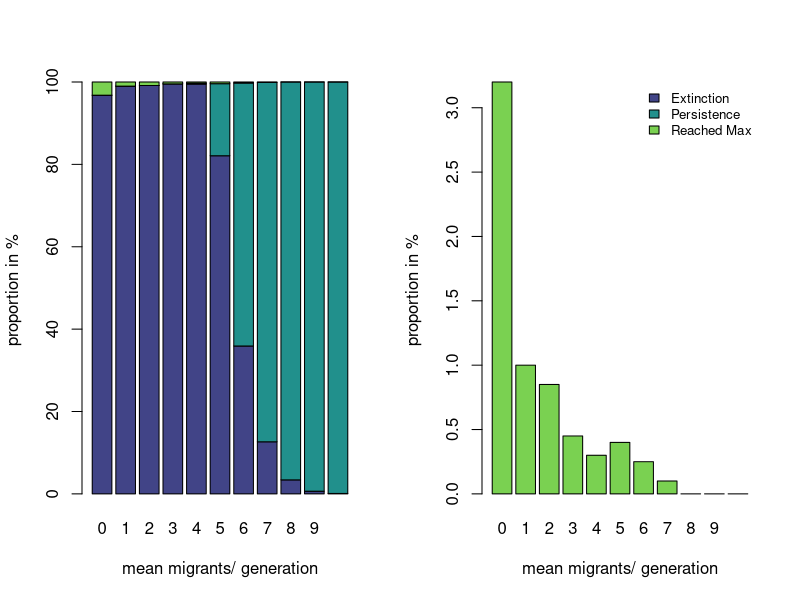
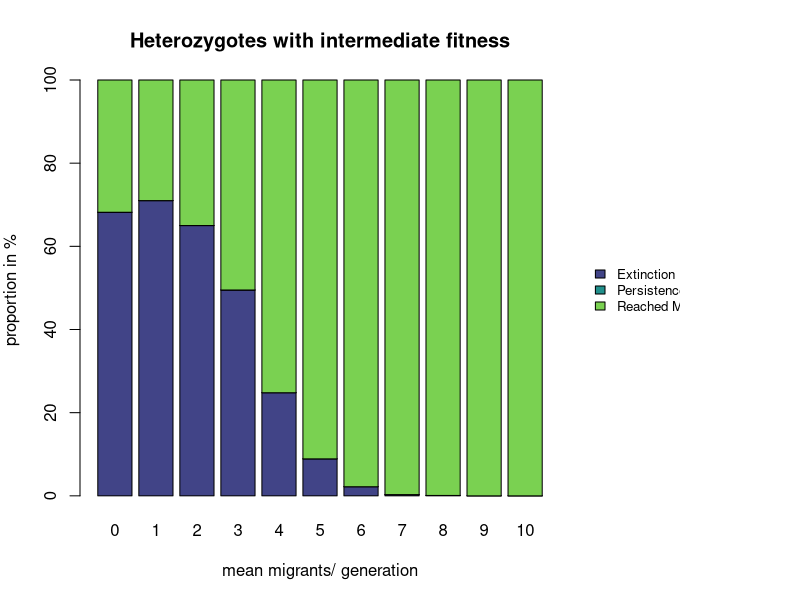
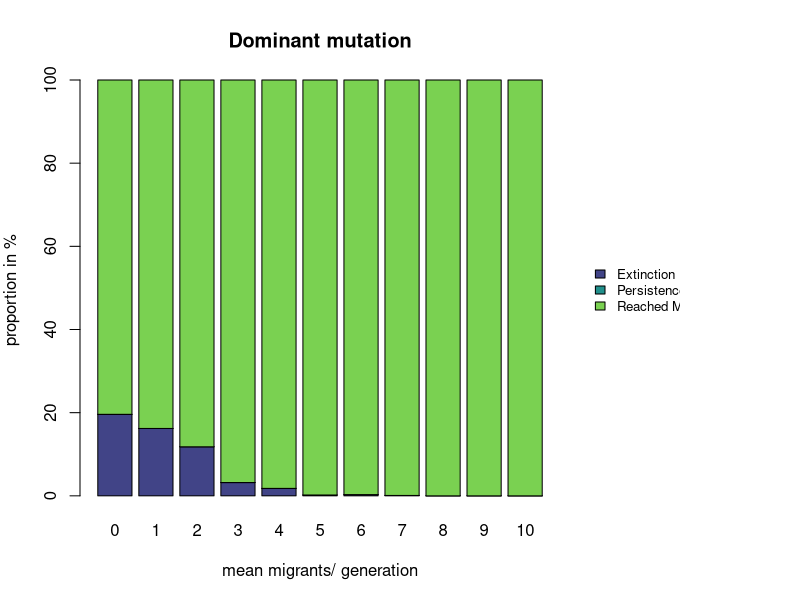
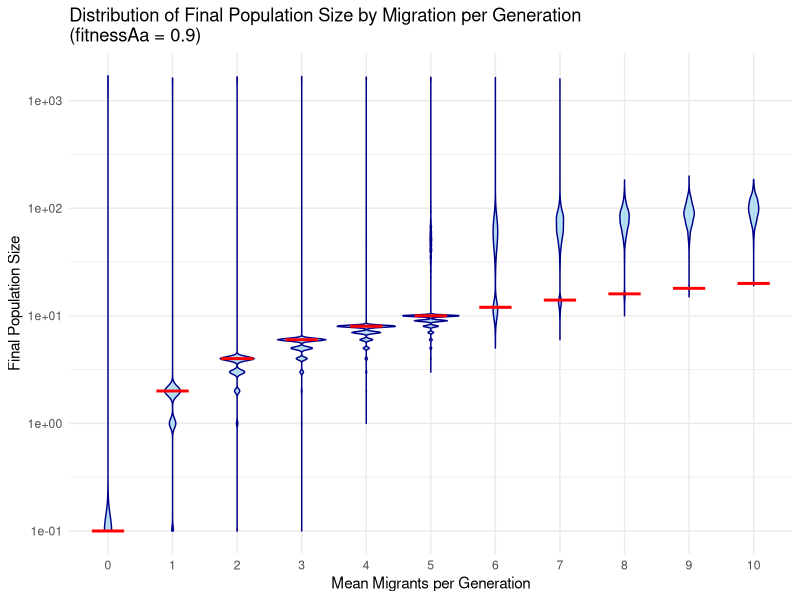
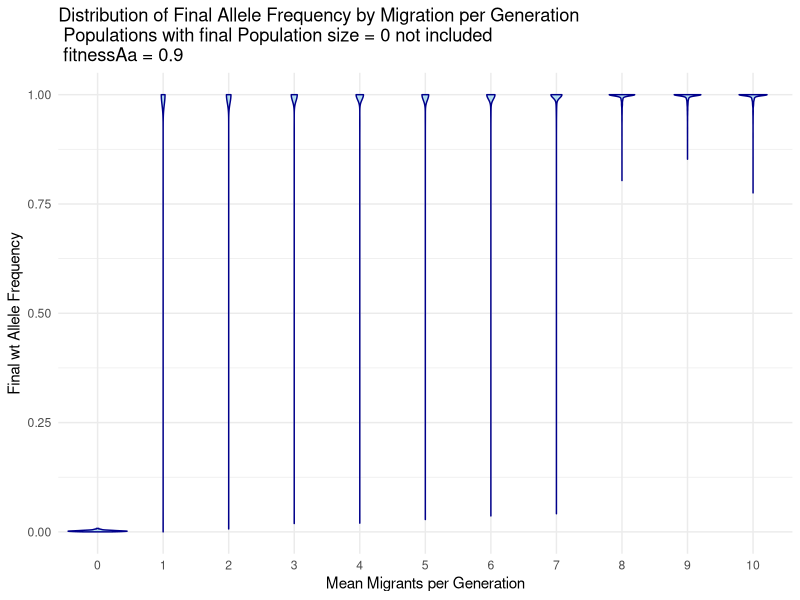
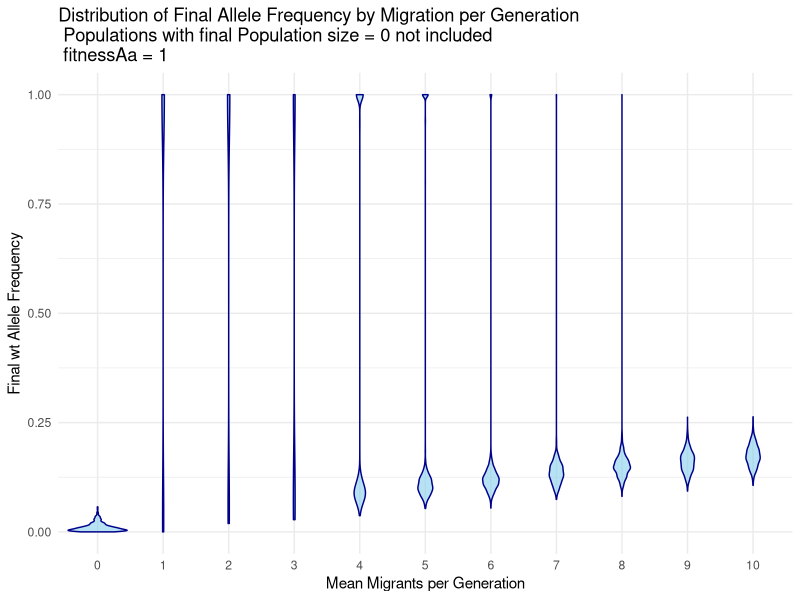
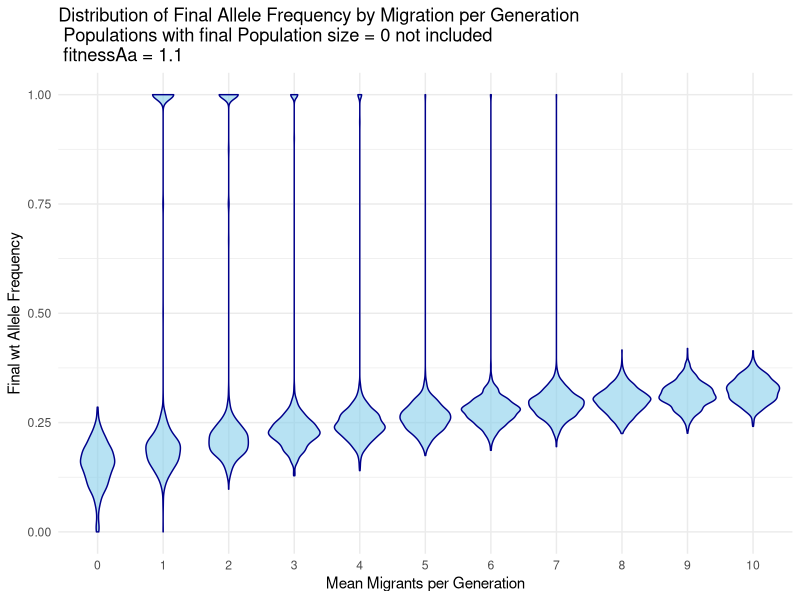
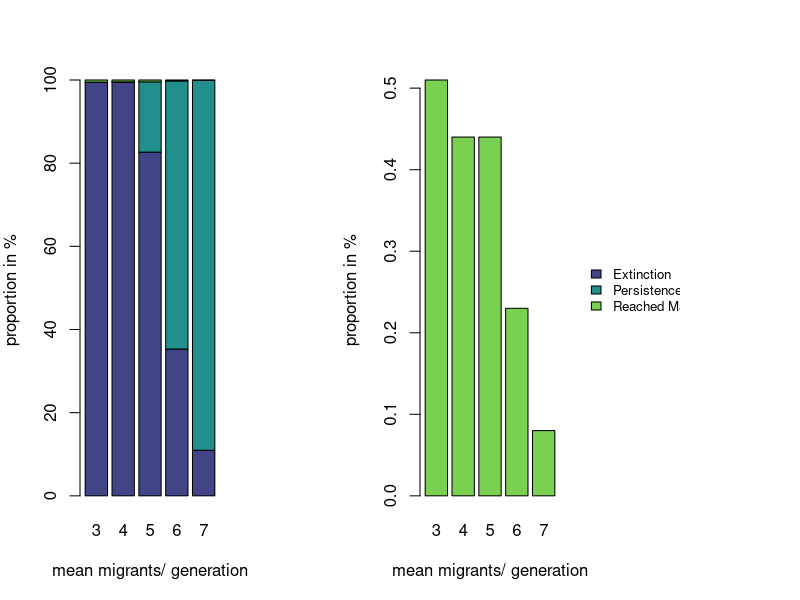

Recreate these plots in R, in order.
## ---- chunk 1
# Analysis for the presentation
setwd("C:/Users/flori/OneDrive/Dokumente/Studium/THEE researchpractical/TEE_Shadowvalley")
# get the data frame
df <- read.csv("Data_29_10_2024.csv")
## ---- chunk 2
# make a matrix with the amount of each outcome per mig rate
mig <- matrix(NA,nrow = 3, ncol = 11)
for (i in 0:(ncol(mig)-1)){
  mig[,i+1] <- c(sum(df$success[df$migration_per_gen == i & df$fitnessAa ==0.9] == "extinction"),
                 sum(df$success[df$migration_per_gen == i & df$fitnessAa ==0.9] == "medium"),
                 sum(df$success[df$migration_per_gen == i & df$fitnessAa ==0.9] == "reached_max"))
}
# translate it into %
mig <- mig/20
## ---- chunk 3
library("viridis")
colors <- viridis(3,begin = 0.2,end = 0.8)
par(mfrow = (c(1,2)))
barplot(mig, col = colors, names.arg = 0:10, xlab = "mean migrants/ generation", ylab ="proportion in %")
barplot(mig[3,], names.arg = 0:10, col = colors[3],xlab = "mean migrants/ generation", ylab ="proportion in %")
legend("topright", legend = c("Extinction", "Persistence", "Reached Max"), fill = colors, bty = "n", cex = 0.8)
## ---- chunk 4
mig1and1.1 <- matrix(NA,nrow = 3, ncol = 22)
x <- 0
for (j in c(1,1.1)){
  for (i in 0:(ncol(mig)-1)){
    mig1and1.1[,i+1+x] <- c(sum(df$success[df$migration_per_gen == i & df$fitnessAa ==j] == "extinction"),
                      sum(df$success[df$migration_per_gen == i & df$fitnessAa ==j] == "medium"),
                      sum(df$success[df$migration_per_gen == i & df$fitnessAa ==j] == "reached_max"))
  }
  x <- x+11
}
mig1and1.1 <- mig1and1.1/10
## ---- chunk 5
library("viridis")
colors <- viridis(3,begin = 0.2,end = 0.8)
par(mfrow = c(1, 1), mar = c(5, 4, 4, 6), oma = c(0, 0, 0, 6))
barplot(mig1and1.1[,1:11], col = colors, names.arg = 0:10, xlab = "mean migrants/ generation", ylab ="proportion in %", main = "Heterozygotes with intermediate fitness")
par(xpd = TRUE)  # Allows plotting outside the plot region
legend("right", inset = -0.3, legend = c("Extinction", "Persistence", "Reached Max"), fill = colors, bty = "n", cex = 0.8)
## ---- chunk 6
library("viridis")
colors <- viridis(3,begin = 0.2,end = 0.8)
par(mfrow = c(1, 1), mar = c(5, 4, 4, 6), oma = c(0, 0, 0, 6))
barplot(mig1and1.1[,12:22], col = colors, names.arg = 0:10, xlab = "mean migrants/ generation", ylab ="proportion in %", main = "Dominant mutation")
par(xpd = TRUE)  # Allows plotting outside the plot region
legend("right", inset = -0.3, legend = c("Extinction", "Persistence", "Reached Max"), fill = colors, bty = "n", cex = 0.8)
## ---- chunk 7
library(ggplot2)
library(dplyr)

# Filter the data for fitnessAa == 0.9
filtered_data <- df %>%
  filter(fitnessAa == 0.9) %>%
  mutate(final_pop_size = ifelse(final_pop_size == 0,0.1, final_pop_size))

line_data <- data.frame(
  migration_per_gen = 1:11,
  final_pop_size = 2 * (0:10)
) %>%
  mutate(final_pop_size = ifelse(final_pop_size == 0, 0.1, final_pop_size))

# Create a violin plot of final_pop_size against migration_per_gen
ggplot(filtered_data, aes(x = factor(migration_per_gen), y = final_pop_size)) +
  geom_violin(fill = "skyblue", color = "darkblue", alpha = 0.6) +  # Violin plot for distribution
  scale_y_log10()+
  labs(x = "Mean Migrants per Generation", y = "Final Population Size",
       title = "Distribution of Final Population Size by Migration per Generation\n(fitnessAa = 0.9)") +
  theme_minimal()+
  geom_segment(data = line_data, 
               aes(x = migration_per_gen-0.25, 
                   xend = migration_per_gen+0.25, 
                   y = final_pop_size, 
                   yend = final_pop_size), 
               color = "red", 
               size = 1)

## ---- chunk 8
library(ggplot2)
library(dplyr)

# Filter the data for fitnessAa == 0.9
filtered_data <- df %>%
  filter(fitnessAa == 0.9)

# Create a violin plot of final_pop_size against migration_per_gen
ggplot(filtered_data, aes(x = factor(migration_per_gen), y = p_final)) +
  geom_violin(fill = "skyblue", color = "darkblue", alpha = 0.6) +  # Violin plot for distribution
  labs(x = "Mean Migrants per Generation", y = "Final wt Allele Frequency",
       title = "Distribution of Final Allele Frequency by Migration per Generation\n Populations with final Population size = 0 not included \n fitnessAa = 0.9") +
  theme_minimal()
## ---- chunk 9
library(ggplot2)
library(dplyr)

# Filter the data for fitnessAa == 0.9
filtered_data <- df %>%
  filter(fitnessAa == 1)

# Create a violin plot of final_pop_size against migration_per_gen
ggplot(filtered_data, aes(x = factor(migration_per_gen), y = p_final)) +
  geom_violin(fill = "skyblue", color = "darkblue", alpha = 0.6) +  # Violin plot for distribution
  labs(x = "Mean Migrants per Generation", y = "Final wt Allele Frequency",
       title = "Distribution of Final Allele Frequency by Migration per Generation\n Populations with final Population size = 0 not included\n fitnessAa = 1") +
  theme_minimal()



## ---- chunk 10
library(ggplot2)
library(dplyr)

# Filter the data for fitnessAa == 0.9
filtered_data <- df %>%
  filter(fitnessAa == 1.1)

# Create a violin plot of final_pop_size against migration_per_gen
ggplot(filtered_data, aes(x = factor(migration_per_gen), y = p_final)) +
  geom_violin(fill = "skyblue", color = "darkblue", alpha = 0.6) +  # Violin plot for distribution
  labs(x = "Mean Migrants per Generation", y = "Final wt Allele Frequency",
       title = "Distribution of Final Allele Frequency by Migration per Generation\n Populations with final Population size = 0 not included\n fitnessAa = 1.1") +
  theme_minimal()



## ---- chunk 11
df3to7 <- read.csv("eva_data_slay.csv")
mig3to7 <- matrix(NA, nrow = 3, ncol = 5)
colnames(mig3to7) <- 3:7
rownames(mig3to7) <- c("extinction","medium","reached_max")
for (i in 1:ncol(mig3to7)){
  mig3to7[,i] <- c(sum(df3to7$success[df3to7$migration_per_gen == i+2] == 1),
               sum(df3to7$success[df3to7$migration_per_gen == i+2] == 2),
               sum(df3to7$success[df3to7$migration_per_gen == i+2] == 3))
}
mig3to7 <- mig3to7/100
par(mfrow = c(1, 2), mar = c(5, 4, 4, 6), oma = c(0, 0, 0, 6))
barplot(mig3to7, col = colors, names.arg = 3:7, xlab = "mean migrants/ generation", ylab ="proportion in %")
barplot(mig3to7[3,], names.arg = 3:7, col = colors[3],xlab = "mean migrants/ generation", ylab ="proportion in %")
par(xpd = TRUE)  # Allows plotting outside the plot region
legend("right", inset = -1, legend = c("Extinction", "Persistence", "Reached Max"), fill = colors, bty = "n", cex = 0.8)

## ---- chunk 12
library(ggplot2)
library(dplyr)

# Filter data where success == 3
filtered_data <- df3to7 %>%
  filter(success == 3)
summary_data <- filtered_data %>%
  group_by(migration_per_gen) %>%
  summarise(
    count = n()  # Count of values in each category
  )
# Create the plot
ggplot(filtered_data, aes(x = factor(migration_per_gen), y = number_of_generations)) +
  geom_violin(fill = "skyblue", color = "darkblue", alpha = 0.6) + 
  labs(x = "Migration per Generation", y = "Number of Generations",
       title = "numbers of generation until maximum was reached") +
  geom_hline(yintercept = 10000, color = "red", linetype = "dashed", size = 1) +
  geom_text(data = summary_data, aes(x = factor(migration_per_gen), y = max(filtered_data$number_of_generations) * 1.05, 
                                     label = paste("n =", count)), 
            color = "black", size = 3) +
  theme_minimal()
## ---- chunk 13
library(ggplot2)
library(dplyr)

# Filter data where success == 3
filtered_data <- df %>%
  filter(success == "reached_max" & fitnessAa == 0.9)
summary_data <- filtered_data %>%
  group_by(migration_per_gen) %>%
  summarise(
    count = n()  # Count of values in each category
  )
# Create the plot
ggplot(filtered_data, aes(x = factor(migration_per_gen), y = number_of_generations)) +
  geom_violin(fill = "skyblue", color = "darkblue", alpha = 0.6) + 
  labs(x = "Migration per Generation", y = "Number of Generations",
       title = "numbers of generation until maximum was reached, fitnessAa = 0.9") +
  scale_y_log10()+
  geom_text(data = summary_data, aes(x = factor(migration_per_gen), y = max(filtered_data$number_of_generations) * 1.05, 
                                     label = paste("n =", count)), 
            color = "black", size = 3) +
  theme_minimal()
## ---- chunk 14
library(ggplot2)
library(dplyr)

# Filter data where success == 3
filtered_data <- df %>%
  filter(success == "reached_max" & fitnessAa == 1)
summary_data <- filtered_data %>%
  group_by(migration_per_gen) %>%
  summarise(
    count = n()  # Count of values in each category
  )
# Create the plot
ggplot(filtered_data, aes(x = factor(migration_per_gen), y = number_of_generations)) +
  geom_violin(fill = "skyblue", color = "darkblue", alpha = 0.6) + 
  labs(x = "Migration per Generation", y = "Number of Generations",
       title = "numbers of generation until maximum was reached, fitnessAa = 1") +
  scale_y_log10()+
  geom_text(data = summary_data, aes(x = factor(migration_per_gen), y = max(filtered_data$number_of_generations) * 1.05, 
                                     label = paste("n =", count)), 
            color = "black", size = 3) +
  theme_minimal()
## ---- chunk 15
library(ggplot2)
library(dplyr)

# Filter data where success == 3
filtered_data <- df %>%
  filter(success == "reached_max" & fitnessAa == 1.1)
summary_data <- filtered_data %>%
  group_by(migration_per_gen) %>%
  summarise(
    count = n()  # Count of values in each category
  )
# Create the plot
ggplot(filtered_data, aes(x = factor(migration_per_gen), y = number_of_generations)) +
  geom_violin(fill = "skyblue", color = "darkblue", alpha = 0.6) + 
  labs(x = "Migration per Generation", y = "Number of Generations",
       title = "numbers of generation until maximum was reached, fitnessAa = 1.1") +
  scale_y_log10()+
  geom_text(data = summary_data, aes(x = factor(migration_per_gen), y = max(filtered_data$number_of_generations) * 1.05, 
                                     label = paste("n =", count)), 
            color = "black", size = 3) +
  theme_minimal()
